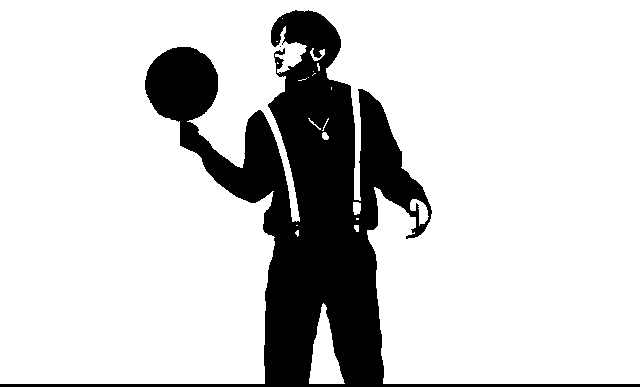
#> input picture control/kun.bmp, 640 x 387 px
$ python route_planner.py
#> lines starting #> are read from the running program, lines starting #| are printed output that depends on the picture; after the words box and inside, x2 and y2 are one past the last pixel; in counts of white or black regions, pixels touching at a corner belong together
import os,sys
import os.path as osp

import cv2
import numpy as np
import matplotlib.pyplot as plt
import json
from collections import deque

fn_img = 'kun.bmp'
im = cv2.imread(fn_img)
#> im is the input picture: shape (387, 640, 3); min 0, max 255, mean 208.1
im[im<=100] = 0
#> im: shape (387, 640, 3); under 0.01% of pixels changed, all inside (x1, y1, x2, y2) = (418, 209, 425, 226)
im[im>100] = 1
#> im: shape (387, 640, 3); values 0 (black) and 1 (white), 81.6% white; 2 black regions (1 under 20 px), largest, box (x1, y1, x2, y2) and area: (0, 10, 640, 387) 45558
im = im[..., 0]
plt.imshow(im)

h,w = im.shape[:2]
#> h = 387; w = 640


dirs = ((0, 1), (0, -1), (1, 0), (-1, 0))

visited = im.copy()
visited[:] = 0
#> visited: shape (387, 640); every value is 0

path = []

def dfs(y, x): # this bfs will likely get stack overflow error
    print(visited.sum() / 45559)
    path.append((y,x))
    visited[y, x] = 1
    for dy, dx in dirs:
        ny,nx = y+dy, x+dx
        if 0<=ny<h and 0<=nx<w and not visited[ny, nx] and im[ny, nx] == 0:
            dfs(ny, nx)
        path.append((y,x))

path.append((h-1, 0))

queue = deque()
queue.append((h-1, 0))
while(queue): # dfs w/o recursion
    #print((visited>0).sum() / 45559)
    y,x = queue.popleft()
    if path[-1] != (y,x):
        path.append((y,x))
    d = visited[y,x]
    if d <= 3:
        queue.appendleft((y, x))
        dy,dx = dirs[d]
        visited[y,x] += 1
        ny,nx = y+dy, x+dx
        if 0<=ny<h and 0<=nx<w and not visited[ny, nx] and im[ny, nx] == 0:
            queue.appendleft((ny, nx))
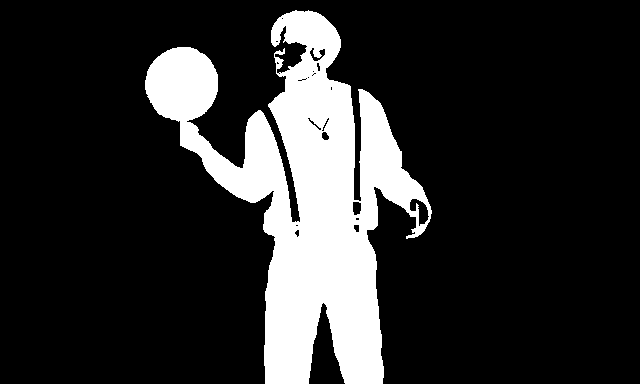
#> visited: shape (387, 640); values 0 (black) and 4 (white), 18.4% white; 1 white region, box (x1, y1, x2, y2) and area: (0, 10, 640, 387) 45556
#> after the loop, path = 91111 items

print('path len:', len(path))
#| path len: 91111

npath = [list(path[0]), list(path[0])]
#> npath = [[386, 0], [386, 0]]
for step in path:
    if step[0] != npath[-1][0] or step[0] != npath[-2][0]:
        npath.append(list(step))
    else:
        if (npath[-1][1] - npath[-2][1]) * (step[1] - npath[-1][1]) > 0:
            npath[-1][1] = step[1]
        else:
            npath.append(list(step))
#> this loop made 91111 passes
#> step on passes 1 to 3: (386, 0), (386, 1), (386, 2)
#> after the loop, npath = 4976 pairs, first value 10 to 386, second value 0 to 639

print('npath len:', len(npath))
#| npath len: 4976

# coordinate convert
# im.shape = (387, 640)
# sketch.shape = (4000, 6500)


steps = []
for y,x in npath:
    y = im.shape[0]-y
    steps.append(x*9)
    steps.append(y*9)
#> this loop made 4976 passes
#> (y, x) on passes 1 to 3: (1, 0), (1, 0), (1, 0)
#> after the loop, steps = 9952 values, max 5751 at index 6, min 0 at index 0, mean 2353.7

#print(','.join(str(i) for i in steps))

with open(fn_img+'.json', 'w') as f:
    json.dump(steps, f)
